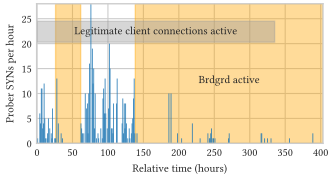

Reproduce this figure in Python.
#!/usr/bin/env python3

import getopt
import sys

import matplotlib
import matplotlib.pyplot as plt
import numpy as np
import pandas as pd

import common

FIGSIZE = (common.COLUMNWIDTH, 1.75)
BRDGRD_ENABLED_INTERVALS = (
    (pd.to_datetime("2019-11-04 04:45:02"), pd.to_datetime("2019-11-05 16:08:17")),
    (pd.to_datetime("2019-11-08T21:10:34"), None),
)

# Read packets from CSV.
WANTED_COLUMNS = [
    "tcp_flags",
    "is_legit",
    "frame_epoch_time",
    "frame_relative_time",
]
_, (csv_filename, output_filename) = getopt.gnu_getopt(sys.argv[1:], "")
csv_iter = pd.read_csv(csv_filename, usecols=WANTED_COLUMNS, delimiter=";", iterator=True, chunksize=10000)
packets = pd.concat([
    chunk[chunk["tcp_flags"].map(lambda x: int(x, 0)) == 0x02]
for chunk in csv_iter])
# Convert epoch time to date.
packets["date"] = pd.to_datetime(packets.frame_epoch_time, unit="s")

# Extract the subsets of packets we want to plot.
syn_by_prober = packets[(packets['tcp_flags'].map(lambda x: int(x, 0)) == 0x02) &
                        (packets['is_legit'] == False)]
syn_by_client = packets[(packets['tcp_flags'].map(lambda x: int(x, 0)) == 0x02) &
                        (packets['is_legit'] == True)]

start_date = min(packets["date"])
end_date = max(packets["date"])

LEGIT_CONNECTION_INTERVALS = (
    (start_date, max(syn_by_client["date"])),
)

fig = plt.figure(figsize=FIGSIZE)
ax = plt.axes()
ax.margins(0, 0)
ax.xaxis.set_major_locator(matplotlib.ticker.MultipleLocator(50))

# Hourly intervals.
bins = pd.date_range(start_date, end_date, freq="H")

num_syn_by_client = pd.cut(syn_by_client["date"], bins).value_counts().sort_index()
num_syn_by_prober = pd.cut(syn_by_prober["date"], bins).value_counts().sort_index()
max_syn_by_prober = max(num_syn_by_prober)

# Format the x-axis as a relative number of hours.
xaxis = (bins[:-1] - start_date).total_seconds() / 3600

# Plot the times when brdgrd was enabled.
for (start, end) in BRDGRD_ENABLED_INTERVALS:
    if start is None:
        start = start_date
    if end is None:
        end = end_date
    ax.axvspan(
        (start - start_date).total_seconds() / 3600,
        (end - start_date).total_seconds() / 3600,
        color="orange", alpha=0.4,
    )
    if (end - start).days > 5:
        ax.text(
            (start + (end - start)/2 - start_date).total_seconds() / 3600, 0.45,
            "Brdgrd active", #fontsize="small",
            transform=matplotlib.transforms.blended_transform_factory(ax.transData, ax.transAxes),
            horizontalalignment="center", verticalalignment="center",
        )

# Plot the times when legitimate client connections were happening.
for (start, end) in LEGIT_CONNECTION_INTERVALS:
    y = 0.8
    h = 0.15
    ax.axvspan(
        (start - start_date).total_seconds() / 3600,
        (end - start_date).total_seconds() / 3600,
        y - h/2, y + h/2,
        color=common.COLOR_LEGIT, alpha=0.4,
    )
    ax.text(
        (start + (end - start)/2 - start_date).total_seconds() / 3600, y,
        "Legitimate client connections active", #fontsize="small",
        transform=matplotlib.transforms.blended_transform_factory(ax.transData, ax.transAxes),
        horizontalalignment="center", verticalalignment="center",
    )

# Draw the bars a bit wider than 1 hour, so they overlap.
ax.bar(xaxis, num_syn_by_prober, 1.1)

ax.set(xlabel="Relative time (hours)", ylabel="Prober SYNs per hour")
fig.subplots_adjust(left=0.11, bottom=0.18, right=0.97, top=0.98)
plt.savefig(output_filename, metadata={"CreationDate": None})
